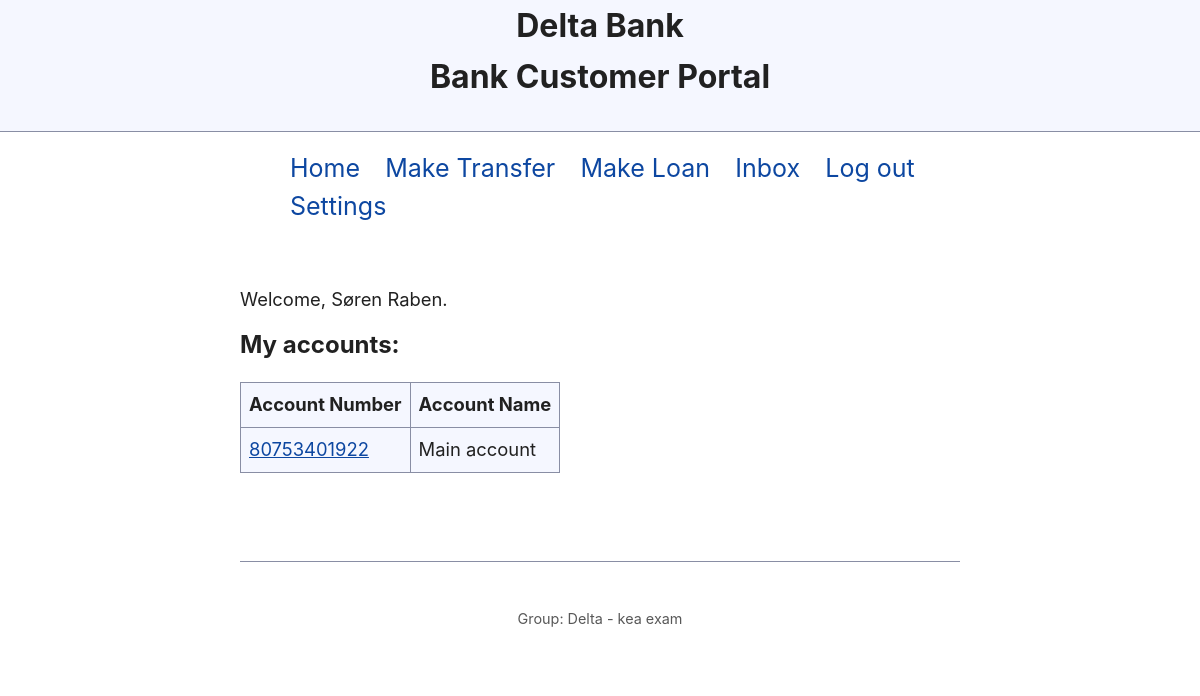
The page /dashboard/ (signed in) on the database its author committed.
### bank_app/models.py (models this page shows, shortened)
class User(AbstractUser):
    otp_enabled = models.BooleanField(default=False)
    otp_verified = models.BooleanField(default=False)
    otp_base32 = models.CharField(max_length=255, null=True)
    otp_auth_url = models.CharField(max_length=255, null=True)

class Customer(models.Model):
    user        = models.OneToOneField(settings.AUTH_USER_MODEL, primary_key=True, on_delete=models.PROTECT)
    rank        = models.ForeignKey(Rank, default=2, on_delete=models.PROTECT)
    personal_id = models.IntegerField(db_index=True)
    phone       = models.CharField(max_length=35, db_index=True)
    @property
    def full_name(self) -> str:
        return f'{self.user.first_name} {self.user.last_name}'
    @property
    def accounts(self) -> QuerySet:
        return Account.objects.filter(user=self.user)

class Account(models.Model):
    account_number = models.AutoField(primary_key=True)
    user = models.ForeignKey(settings.AUTH_USER_MODEL, on_delete=models.PROTECT)
    name = models.CharField(max_length=50, db_index=True)
    class Meta:
        get_latest_by = 'pk'

### bank_app/views.py (the view)
# urls.py: path('dashboard/', views.dashboard, name='dashboard'),
@login_required
def dashboard(request):
    assert not request.user.is_staff, 'Staff user routing customer view.'
    accounts = request.user.customer.accounts
    context = {
        'accounts': accounts,
    }
    return render(request, 'bank_app/dashboard.html', context)

### bank_app/templates/bank_app/dashboard.html
{% extends "base.html" %}
{% block main %}
<p>Welcome, {{ user.customer.full_name }}.</p>
<h3>My accounts:</h3>
<table>
    <tr>
        <th>Account Number</th>
        <th>Account Name</th>
    </tr>
    {% for account in accounts %}
    <tr>
        <td><a href="{% url 'bank_app:account_details' account.pk %}">{{ account.pk }}</a></td>
        <td>{{ account.name }}</td>
    </tr>
    {% endfor %}
</table>
{% endblock main %}

### static/simple.css (style rules this page uses)
:root, ::backdrop { --sans-font: -apple-system, BlinkMacSystemFont, "Avenir Next", Avenir, "Nimbus Sans L", Roboto, "Noto Sans", "Segoe UI", Arial, Helvetica, "Helvetica Neue", sans-serif; --mono-font: Consolas, Menlo, Monaco, "Andale Mono", "Ubuntu Mono", monospace; --standard-border-radius: 5px; --bg: #fff; --accent-bg: #f5f7ff; --text: #212121; --text-light: #585858; --border: #898EA4; --accent: #0d47a1; --code: #d81b60; --preformatted: #444; --marked: #ffdd33; --disabled: #efefef; }
*, *::before, *::after { box-sizing: border-box; }
html { font-family: var(--sans-font); scroll-behavior: smooth; }
body { color: var(--text); background-color: var(--bg); font-size: 1.15rem; line-height: 1.5; display: grid; grid-template-columns: 1fr min(45rem, 90%) 1fr; margin: 0; }
h3 { font-size: 1.5rem; margin-top: 1rem; }
p, h1, h2, h3, h4, h5, h6 { overflow-wrap: break-word; }
h1, h2, h3 { line-height: 1.1; }
a, a:visited { color: var(--accent); }
table { border-collapse: collapse; margin: 1.5rem 0; }
td, th { border: 1px solid var(--border); text-align: start; padding: 0.5rem; }
th { background-color: var(--accent-bg); font-weight: bold; }
tr:nth-child(even) { background-color: var(--accent-bg); }

### rows shown on the page
User: customer.full_name "Søren Raben"
Account: pk "80753401922", name "Main account"
